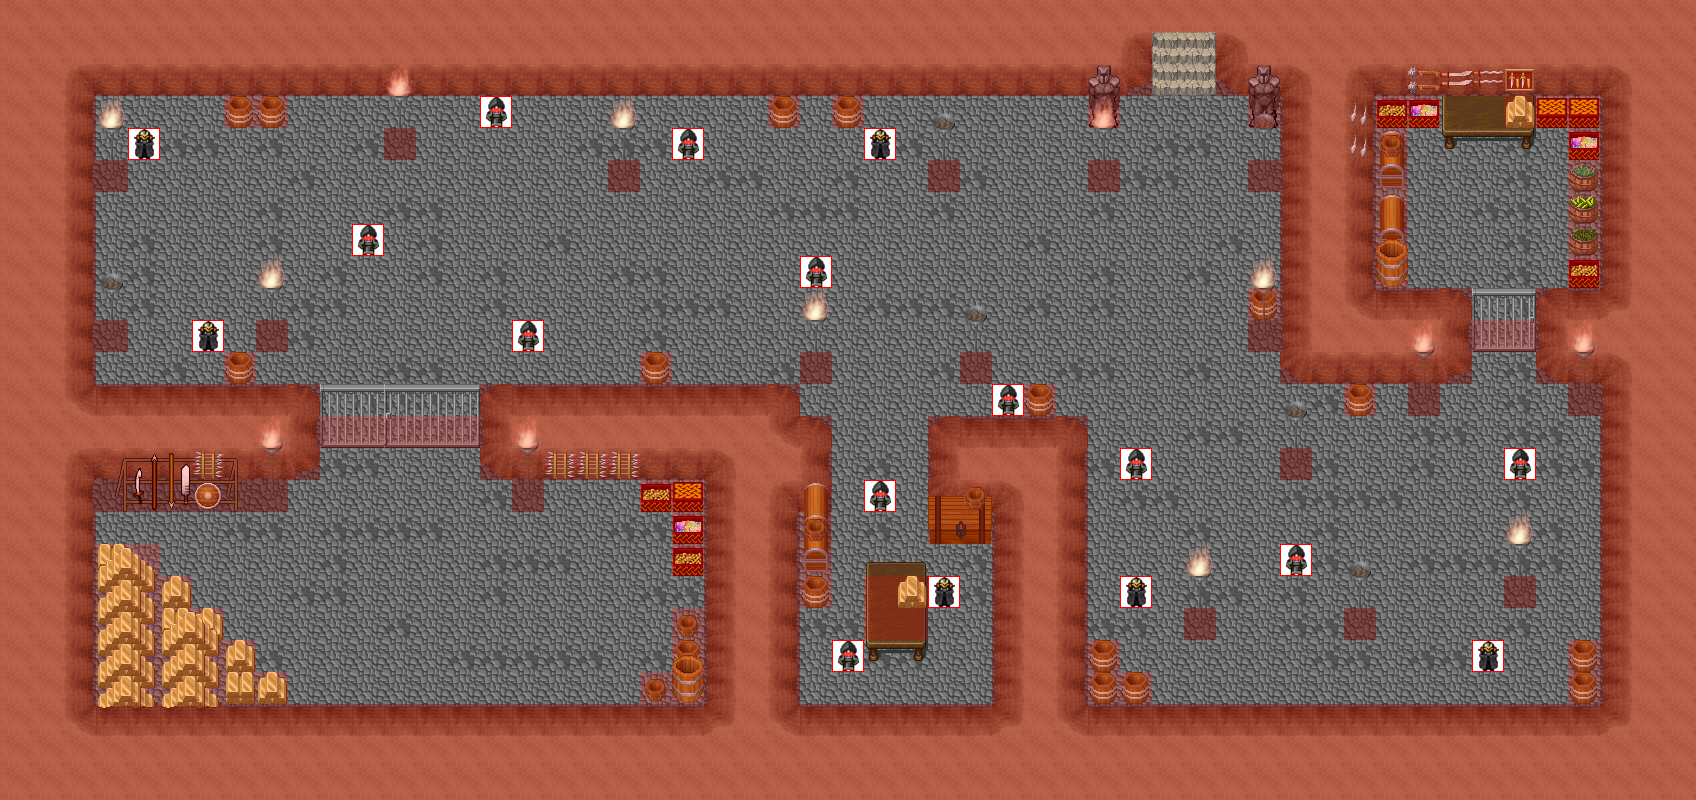

A 2D game scene composited from a Tiled map and its tileset images. What follows is a short description and the map's XML, with each tile layer's data collapsed to a summary:
An orthogonal 53x25 tile map with 32x32 px tiles, 7 tile layers (0_floor, 1_terrain, 2_object, 3_roof, ...), 3 hidden layers not drawn, 22 tilesets.

<map version="1.2" tiledversion="1.2.2" orientation="orthogonal" renderorder="right-down" width="53" height="25" tilewidth="32" tileheight="32" infinite="0" nextlayerid="11" nextobjectid="1">
 <tileset firstgid="1" name="int_sandstone" tilewidth="32" tileheight="32" tilecount="15" columns="3">
  <image source="../../tileset/building/wall/int_sandstone.png" width="96" height="160" />
 </tileset>
 <tileset firstgid="16" name="stone_steps_tan" tilewidth="32" tileheight="32" tilecount="4" columns="2">
  <image source="../../tileset/building/stairs/stone_steps_tan.png" width="64" height="64" />
 </tileset>
 <tileset firstgid="20" name="floors_3" tilewidth="32" tileheight="32" tilecount="12" columns="6">
  <image source="../../tileset/ground/indoor/floors_3.png" width="192" height="64" />
 </tileset>
 <tileset firstgid="32" name="iron_lamp" tilewidth="32" tileheight="32" tilecount="3" columns="1">
  <image source="../../tileset/furniture/light/iron_lamp.png" width="32" height="96" />
 </tileset>
 <tileset firstgid="35" name="flames" tilewidth="32" tileheight="32" tilecount="6" columns="6">
  <image source="../../tileset/furniture/light/flames.png" width="192" height="32" />
 </tileset>
 <tileset firstgid="41" name="int_iron_bars" tilewidth="32" tileheight="32" tilecount="12" columns="3">
  <image source="../../tileset/building/entrance/int_iron_bars.png" width="96" height="128" />
 </tileset>
 <tileset firstgid="53" name="weapons_for_walls" tilewidth="32" tileheight="32" tilecount="16" columns="4">
  <image source="../../tileset/item/armor/weapons_for_walls.png" width="128" height="128" />
 </tileset>
 <tileset firstgid="69" name="weapons_rack" tilewidth="32" tileheight="32" tilecount="18" columns="9">
  <image source="../../tileset/item/armor/weapons_rack.png" width="288" height="64" />
 </tileset>
 <tileset firstgid="87" name="chains" tilewidth="32" tileheight="32" tilecount="4" columns="2">
  <image source="../../tileset/item/armor/chains.png" width="64" height="64" />
 </tileset>
 <tileset firstgid="91" name="suit_of_armor2" tilewidth="32" tileheight="32" tilecount="4" columns="2">
  <image source="../../tileset/item/armor/suit_of_armor2.png" width="64" height="64" />
 </tileset>
 <tileset firstgid="95" name="chests_red" tilewidth="32" tileheight="32" tilecount="4" columns="2">
  <image source="../../tileset/item/chest/chests_red.png" width="64" height="64" />
 </tileset>
 <tileset firstgid="99" name="large" tilewidth="32" tileheight="32" tilecount="8" columns="4">
  <image source="../../tileset/item/chest/large.png" width="128" height="64" />
 </tileset>
 <tileset firstgid="107" name="chest_2" tilewidth="32" tileheight="32" tilecount="6" columns="3">
  <image source="../../tileset/item/chest/chest_2.png" width="96" height="64" />
 </tileset>
 <tileset firstgid="113" name="barrels_2" tilewidth="32" tileheight="32" tilecount="8" columns="4">
  <image source="../../tileset/item/pot/barrels_2.png" width="128" height="64" />
 </tileset>
 <tileset firstgid="121" name="barrel" tilewidth="32" tileheight="32" tilecount="2" columns="1">
  <image source="../../tileset/item/pot/barrel.png" width="32" height="64" />
 </tileset>
 <tileset firstgid="123" name="barrel_tall" tilewidth="32" tileheight="32" tilecount="2" columns="1">
  <image source="../../tileset/item/pot/barrel_tall.png" width="32" height="64" />
 </tileset>
 <tileset firstgid="125" name="latarnia_blaszczysko" tilewidth="32" tileheight="32" tilecount="25" columns="5">
  <image source="../../tileset/pol/oswietlenie/latarnia_blaszczysko.png" width="160" height="160" />
 </tileset>
 <tileset firstgid="150" name="drewniany_stol4" tilewidth="32" tileheight="32" tilecount="9" columns="3">
  <image source="../../tileset/pol/wyposazenie/stoly/drewniany_stol4.png" width="96" height="96" />
 </tileset>
 <tileset firstgid="159" name="sztabki_zlota" tilewidth="32" tileheight="32" tilecount="6" columns="2">
  <image source="../../tileset/pol/wyposazenie/sztabki_zlota.png" width="64" height="96" />
 </tileset>
 <tileset firstgid="165" name="protection" tilewidth="32" tileheight="32" tilecount="2" columns="2">
  <image source="../../tileset/logic/protection.png" width="64" height="32" />
 </tileset>
 <tileset firstgid="167" name="collision" tilewidth="32" tileheight="32" tilecount="1" columns="1">
  <image source="../../tileset/logic/collision.png" width="32" height="32" />
 </tileset>
 <tileset firstgid="168" name="pol_piraci_lutin" tilewidth="32" tileheight="32" tilecount="16" columns="8">
  <image source="../../tileset/logic/creature/pol_piraci_lutin.png" width="256" height="64" />
 </tileset>
 <layer id="1" name="0_floor" width="53" height="25">
  <data>[1325 cells, 1325 non-empty, 4 distinct tile ids]</data>
 </layer>
 <layer id="2" name="1_terrain" width="53" height="25">
  <data>[1325 cells, 260 non-empty, 33 distinct tile ids]</data>
 </layer>
 <layer id="3" name="2_object" width="53" height="25">
  <data>[1325 cells, 102 non-empty, 31 distinct tile ids]</data>
 </layer>
 <layer id="4" name="3_roof" width="53" height="25">
  <data>[1325 cells, 75 non-empty, 22 distinct tile ids]</data>
 </layer>
 <layer id="5" name="4_roof_add" width="53" height="25">
  <data>[1325 cells, 17 non-empty, 3 distinct tile ids]</data>
 </layer>
 <layer id="6" name="objects" width="53" height="25">
  <data>[1325 cells, 17 non-empty, 2 distinct tile ids]</data>
 </layer>
 <layer id="7" name="collision" width="53" height="25" opacity="0.2">
  <data>[1325 cells, 677 non-empty, 1 distinct tile ids]</data>
 </layer>
 <layer id="8" name="protection" width="53" height="25" visible="0" opacity="0.3">
  <data>[1325 cells, 1325 non-empty, 1 distinct tile ids]</data>
 </layer>
 <layer id="9" name="blend_ground" width="53" height="25" visible="0">
  <data>[1325 cells, 325 non-empty, 25 distinct tile ids]</data>
 </layer>
 <layer id="10" name="blend_roof" width="53" height="25" visible="0">
  <data>[1325 cells, 325 non-empty, 25 distinct tile ids]</data>
 </layer>
</map>
